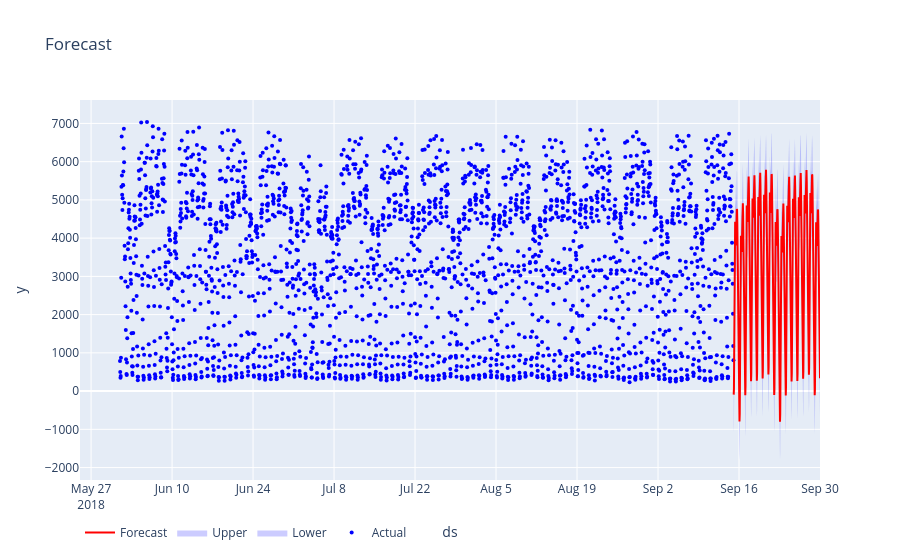

The code cell stored with this chart in its notebook:
### Code cell
plot_plotly(fbmodel, forecast)

### Figure 1 — Plotly figure (JSON) as saved in the notebook; plotly's stock layout.template omitted (floating-point values rounded to 4 significant figures; data arrays with more than 128 entries replaced by an {"elided": "..."} marker saying what was removed)
{"data": [{"marker": {"color": "rgb(0, 0, 255)", "size": 4}, "mode": "markers", "name": "Actual", "x": {"elided": "2541 str values"}, "y": {"elided": "2541 float values"}, "type": "scatter"}, {"fill": "tonexty", "fillcolor": "rgba(0, 0, 255, 0.2)", "line": {"width": 0}, "mode": "lines", "name": "Lower", "x": {"elided": "359 str values"}, "y": {"elided": "359 float values"}, "type": "scatter"}, {"fill": "tonexty", "fillcolor": "rgba(0, 0, 255, 0.2)", "line": {"width": 0}, "mode": "lines", "name": "Upper", "x": {"elided": "359 str values"}, "y": {"elided": "359 float values"}, "type": "scatter"}, {"line": {"color": "rgb(255, 0, 0)"}, "mode": "lines", "name": "Forecast", "x": {"elided": "359 str values"}, "y": {"elided": "359 float values"}, "type": "scatter"}], "layout": {"legend": {"orientation": "h"}, "showlegend": true, "xaxis": {"title": {"text": "ds"}}, "yaxis": {"title": {"text": "y"}}, "title": {"text": "Forecast"}}}
